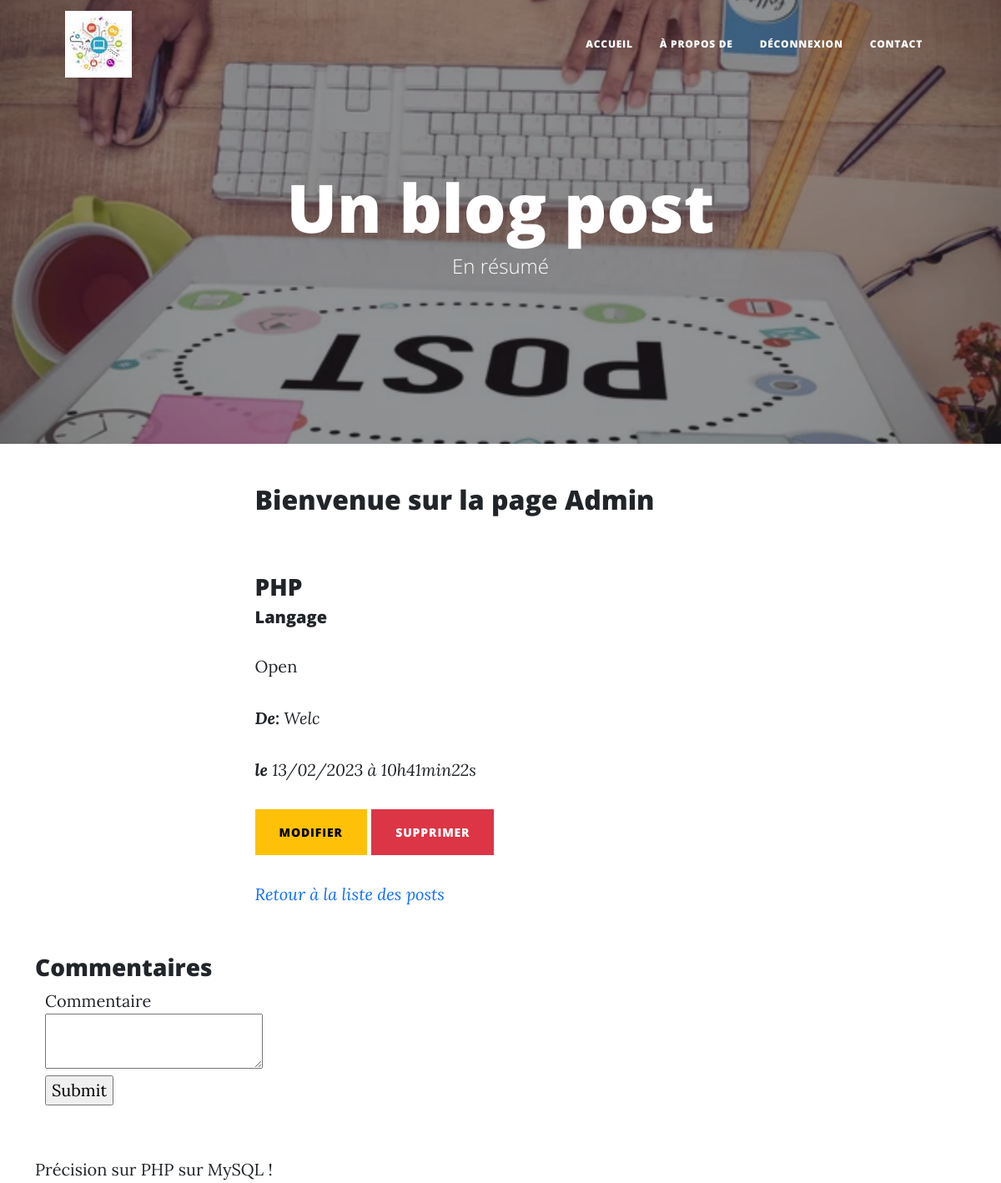
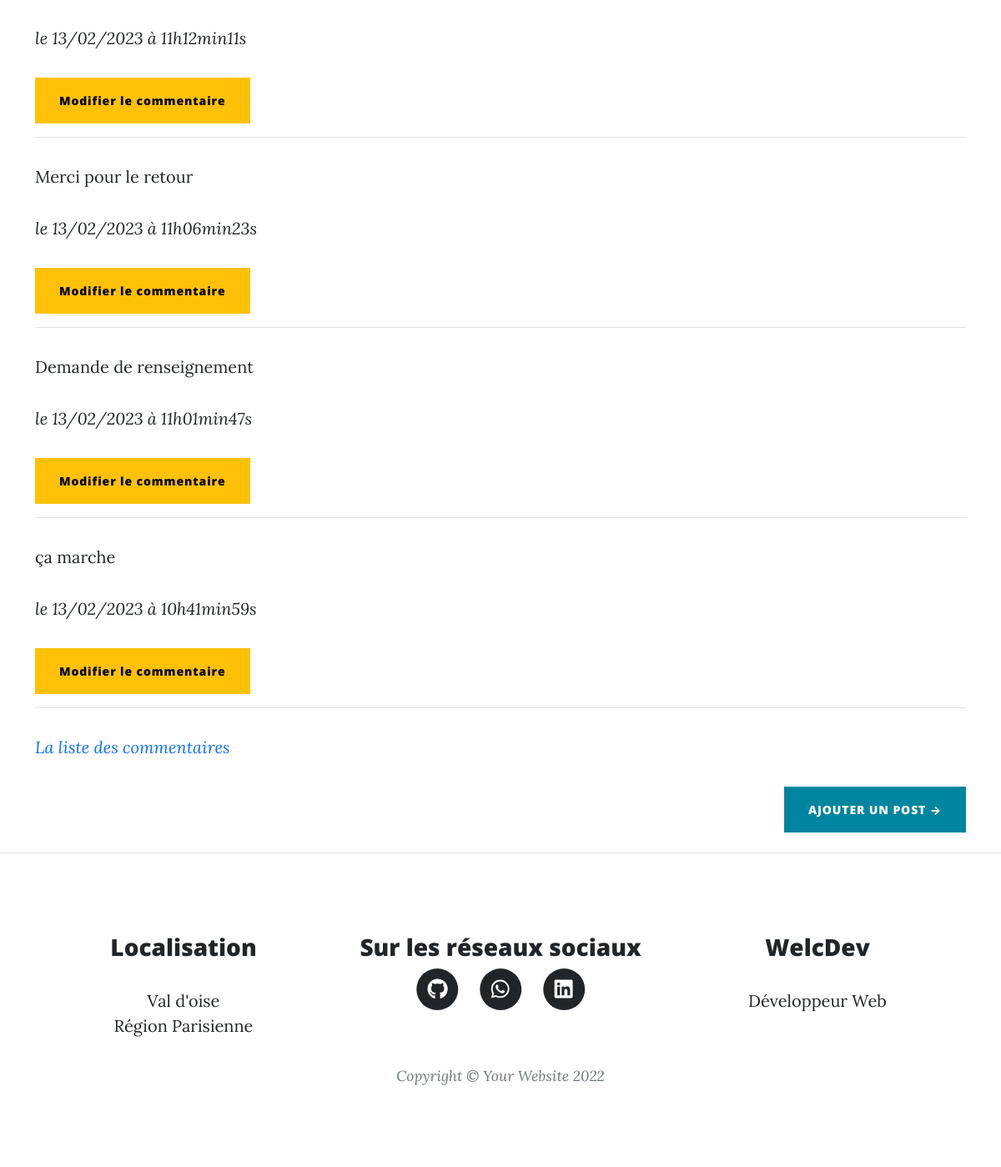
/index.php?action=post&id=3 (signed in), run on the app's committed database (2 pictures, top to bottom).
### tables this page shows
CREATE TABLE `posts` (
  `id` int(11) NOT NULL,
  `title` varchar(70) DEFAULT NULL,
  `chapo` text,
  `content` longtext,
  `author` varchar(100) NOT NULL,
  `creation_date` datetime DEFAULT CURRENT_TIMESTAMP,
  `users_id` int(11) NOT NULL
);

CREATE TABLE `comments` (
  `id` int(11) NOT NULL,
  `comment` longtext,
  `comment_date` datetime DEFAULT CURRENT_TIMESTAMP,
  `valide` tinyint(4) DEFAULT NULL,
  `users_id` int(11) NOT NULL,
  `posts_id` int(11) NOT NULL
);

### src/controllers/Post.php (called while the page is built, shortened)
<?php
class Post
{
    public function showPost(string $identifier)
    {
        $connection = new DatabaseConnection();
        $postRepository = new PostRepository();
        $postRepository->connection = $connection;
        $post = $postRepository->getPost($identifier);
        $commentRepository = new CommentRepository();
        $commentRepository->connection = $connection;
        $comments = $commentRepository->getComments($identifier);
        require('templates/post.php');
    }
}

### src/model/PostRepository.php (called while the page is built, shortened)
<?php
class PostRepository
{
    public DatabaseConnection $connection;
    public function getPost(string $identifier): Post
    {
        $statement = $this->connection->getConnection()->prepare(
            "SELECT id, title, chapo, content, author, DATE_FORMAT(creation_date, '%d/%m/%Y à %Hh%imin%ss') AS
french_creation_date FROM posts WHERE id = ?"
        );
        $statement->execute([$identifier]);
        $row = $statement->fetch();
        $post = new Post();
        $post->title = $row['title'];
        $post->chapo = $row['chapo'];
        $post->frenchCreationDate = $row['french_creation_date'];
        $post->content = $row['content'];
        $post->author = $row['author'];
        $post->identifier = $row['id'];
        return $post;
    }
}

### src/lib/DatabaseConnection.php (called while the page is built, shortened)
<?php
class DatabaseConnection
{
    public ?\PDO $database = null;
    public function getConnection(): \PDO
    {
        if ($this->database === null) {
            $this->database = new \PDO('mysql:host=localhost;dbname=projet_5;charset=utf8', 'root', 'root');
            $this->database->setAttribute(\PDO::ATTR_ERRMODE, \PDO::ERRMODE_EXCEPTION);
        }
        return $this->database;
    }
}

### src/model/CommentRepository.php (called while the page is built, shortened)
<?php
class CommentRepository
{
    public DatabaseConnection $connection;
    public function getComments(string $post): array
    {
        $statement = $this->connection->getConnection()->prepare(
            "SELECT id, comment, DATE_FORMAT(comment_date, '%d/%m/%Y à %Hh%imin%ss') AS
            french_creation_date, posts_id FROM comments WHERE posts_id = ? AND valide = 1 ORDER BY comment_date DESC"
        );
        $statement->execute([$post]);
        $comments = [];
        while (($row = $statement->fetch())) {
            $comment = new Comment();
            $comment->identifier = $row['id'];
            $comment->frenchCreationDate = $row['french_creation_date'];
            $comment->comment = $row['comment'];
            $comment->post = $row['posts_id'];
            $comments[] = $comment;
        }
        return $comments;
    }
}

### templates/post.php (the view, shortened to what this page needs)
<!DOCTYPE html>
<html lang="fr">
    <body>
        <header class="masthead" style="background-image: url('templates/assets/img/post.jpg')">
            <div class="container position-relative px-4 px-lg-5">
                <div class="row gx-4 gx-lg-5 justify-content-center">
                    <div class="col-md-10 col-lg-8 col-xl-7">
                        <div class="site-heading">
                            <h1>Un blog post</h1>
                            <span class="subheading">En résumé</span>
                        </div>
                    </div>
                </div>
            </div>
        </header>
        <article class="mb-4">
            <div class="container px-4 px-lg-5">
                <div class="row gx-4 gx-lg-5 justify-content-center">
                    <div class="col-md-10 col-lg-8 col-xl-7">
                    <?php if(isset($_SESSION['id']) && $_SESSION['admin'] == 1) { ?>
                        <h2>Bienvenue sur la page Admin</h2>
                    <?php } ?>
                        <br /><br />
                        <h3>
                            <?= htmlspecialchars($post->title) ?>
                        </h3>
                        <h5>
                            <?= nl2br(htmlspecialchars($post->chapo)) ?>
                        </h5>
                        <p>
                            <?= nl2br(htmlspecialchars($post->content)) ?>
                        </p>
                        <p>
                            <em><strong>De:</strong> <?= nl2br(htmlspecialchars($post->author)) ?></em>
                        </p>
                        <p>
                            <em><strong>le</strong> <?= $post->frenchCreationDate; ?></em>
                        </p>
                        <?php if(isset($_SESSION['id']) && $_SESSION['admin'] == 1) { ?>
                        <a type="submit" class="btn btn-warning text-uppercase" href="index.php?action=updatePost&id=<?= $post->identifier ?>">Modifier</a>
                        <a type="submit" class="btn btn-danger text-uppercase" href="index.php?action=deletePost&id=<?= $post->identifier ?>">Supprimer</a>
                        <?php } ?>
                        <em><a href="index.php"><p class="msg_b">Retour à la liste des posts</p></a></em>
                    </div>
                </div>
            </div>
        </article>
        <div class="container">
            <h3>Commentaires</h3>
            <?php if(isset($_SESSION['id'])) { ?>
            <form class="container" action="index.php?action=addComment&id=<?= $post->identifier ?>" method="post">
                <div>
                    <label for="comment">Commentaire</label><br />
                    <textarea id="comment" name="comment"></textarea>
                </div>
                <div>
                    <input type="submit" /><br /><br />
                </div>
            </form>
            <?php } else {?>
                <p class="msg_er">Connectez vous pour laisser un commentaire !</p>
            <?php } ?>
            <?php
            foreach ($comments as $comment) {
            ?>
            <p><?= htmlspecialchars($comment->comment) ?></p>
            <p><em>le <?= $comment->frenchCreationDate ?></em></p>
            <?php if(isset($_SESSION['id']) && $_SESSION['admin'] == 1) { ?>
            <a type="submit" class="btn btn-warning" href="index.php?action=updateComment&id=<?= $comment->identifier ?>">Modifier le commentaire</a>
            <?php } ?>
            <hr>
            <?php
            }
            ?>
<?php $content = ob_get_clean(); ?>
        <?php require('layout.php') ?>
            <?php if(isset($_SESSION['id']) && $_SESSION['admin'] == 1) { ?>
            <em><a href="index.php?action=homeAdmin"><p class="msg_b">La liste des commentaires</p></a></em>
            <div class="d-flex justify-content-end mb-4"><a class="btn btn-primary text-uppercase" href="index.php?action=addPost">Ajouter un Post →</a></div>
            <?php } ?>
    <?php require('footer.php') ?>

### index.php (shortened to what this page needs)
<?php
try {
    if (isset($_GET['action']) && $_GET['action'] !== '') {
        if ($_GET['action'] === 'post') {
            if (isset($_GET['id']) && $_GET['id'] > 0) {
                $identifier = $_GET['id'];
                (new Post())->showPost($identifier);
            } else {
                throw new Exception('Aucun identifiant de post envoyé');
            }
        }elseif ($_GET['action'] === 'updatePost-confirm') {
            (new UpdatePost())->execute();
        }elseif ($_GET['action'] === 'addPost') {
            (new Post())->showAddPost();
        }elseif ($_GET['action'] === 'addPost-confirm') {
            (new Post())->executeAddPost();
        }elseif ($_GET['action'] === 'deletePost') {
            (new DeletePost())->execute();
        }elseif ($_GET['action'] === 'deleteComment') {
            (new DeleteComment())->execute();
        }elseif ($_GET['action'] === 'contact') {
            (new Contact())->execute();
        }elseif ($_GET['action'] === 'contact-confirm') {
            (new Contact())->traitement();
        }elseif ($_GET['action'] === 'about') {
            (new About())->execute();
        }elseif ($_GET['action'] === 'login') {
            (new Login())->execute();
        }elseif ($_GET['action'] === 'login_confirm') {
            (new Login())->traitement();
        }elseif ($_GET['action'] === 'signup') {
            (new Signup())->execute();
        }elseif ($_GET['action'] === 'signup-confirm') {
            (new Signup())->traitement();
        }elseif ($_GET['action'] === 'logout') {
            (new logout())->traitement();
        }elseif ($_GET['action'] === 'homeAdmin') {
            (new HomeAdmin())->show();
        }elseif ($_GET['action'] === 'valide') {
            (new Valide())->execute();
        } else {
            throw new Exception("La page que vous recherchez n'existe pas.");
        }
    } else {
        (new Homepage())->execute();
    }
} catch (Exception $e) {
    $errorMessage = $e->getMessage();
    require('templates/error.php');
}

### templates/layout.php (shortened to what this page needs)
<!DOCTYPE html>
<html>
    <head>
        <link href="style.css" rel="stylesheet" />
    </head>
    <body>
        <nav class="navbar navbar-expand-lg navbar-light" id="mainNav">
            <div class="container px-4 px-lg-5">
                <a href="index.php"><img class="navbar-brand" src="templates/assets/img/logo_blog.jpg" alt=""></a>
                <div class="collapse navbar-collapse" id="navbarResponsive">
                    <ul class="navbar-nav ms-auto py-4 py-lg-0">
                        <li class="nav-item"><a class="nav-link px-lg-3 py-3 py-lg-4" href="index.php">Accueil</a></li>
                        <li class="nav-item"><a class="nav-link px-lg-3 py-3 py-lg-4" href="index.php?action=about">à propos de</a></li>
                        <?php if(!isset($_SESSION['id'])) { ?>
                        <li class="nav-item"><a class="nav-link px-lg-3 py-3 py-lg-4" href="index.php?action=login">connexion</a></li>
                        <li class="nav-item"><a class="nav-link px-lg-3 py-3 py-lg-4" href="index.php?action=signup">inscription</a></li>
                        <?php } else {?>
                            <li class="nav-item"><a class="nav-link px-lg-3 py-3 py-lg-4" href="index.php?action=logout">déconnexion</a></li>
                        <?php } ?>
                        <li class="nav-item"><a class="nav-link px-lg-3 py-3 py-lg-4" href="index.php?action=contact">Contact</a></li>
                    </ul>
                </div>
            </div>
        </nav>
<?= $content ?>
    </body>
</html>

### templates/footer.php (shortened to what this page needs)
<footer class="border-top">
    <footer class="text-center">
        <div class="footer-above">
            <div class="container">
                <div class="row">
                    <div class="footer-col col-md-4">
                        <h3>Localisation</h3>
                        <p>Val d'oise
                        <br>Région Parisienne</p>
                    </div>
                    <div class="footer-col col-md-4">
                        <h3>Sur les réseaux sociaux</h3>
                        <ul class="list-inline text-center">
                            <li class="list-inline-item">
                                <a href="https://github.com/WelcDev/Welc_Project/issues" target="_blank">
                                    <span class="fa-stack fa-lg">
                                        <i class="fas fa-circle fa-stack-2x"></i>
                                        <i class="fab fa-github fa-stack-1x fa-inverse"></i>
                                    </span>
                                </a>
                            </li>
                            <li class="list-inline-item">
                                <a href="#!">
                                    <span class="fa-stack fa-lg">
                                        <i class="fas fa-circle fa-stack-2x"></i>
                                        <i class="fab fa-whatsapp fa-stack-1x fa-inverse"></i>
                                    </span>
                                </a>
                            </li>
                            <li class="list-inline-item">
                                <a href="#!">
                                    <span class="fa-stack fa-lg">
                                        <i class="fas fa-circle fa-stack-2x"></i>
                                        <i class="fab fa-linkedin fa-stack-1x fa-inverse"></i>
                                    </span>
                                </a>
                            </li>
                        </ul>
                    </div>
                    <div class="footer-col col-md-4">
                        <h3>WelcDev</h3>
                        <a href="#"><p>Développeur Web </p></a>
                    </div>
                </div>
            </div>
        </div>
        <div class="footer-below">
            <div class="container">
                <div class="row">
                    <div class="small text-center text-muted fst-italic">
                        Copyright &copy; Your Website 2022
                    </div>
                </div>
            </div>
        </div>
</footer>

### data on the page
posts: title "PHP", chapo "Langage", content "Open", author "Welc"
comments: comment "Précision sur PHP sur MySQL !", frenchCreationDate "13/02/2023 à 11h12min11s"
comments: comment "Merci pour le retour", frenchCreationDate "13/02/2023 à 11h06min23s"
comments: comment "Demande de renseignement", frenchCreationDate "13/02/2023 à 11h01min47s"
comments: comment "ça marche", frenchCreationDate "13/02/2023 à 10h41min59s"

### other printed values
$post->frenchCreationDate "13/02/2023 à 10h41min22s"
